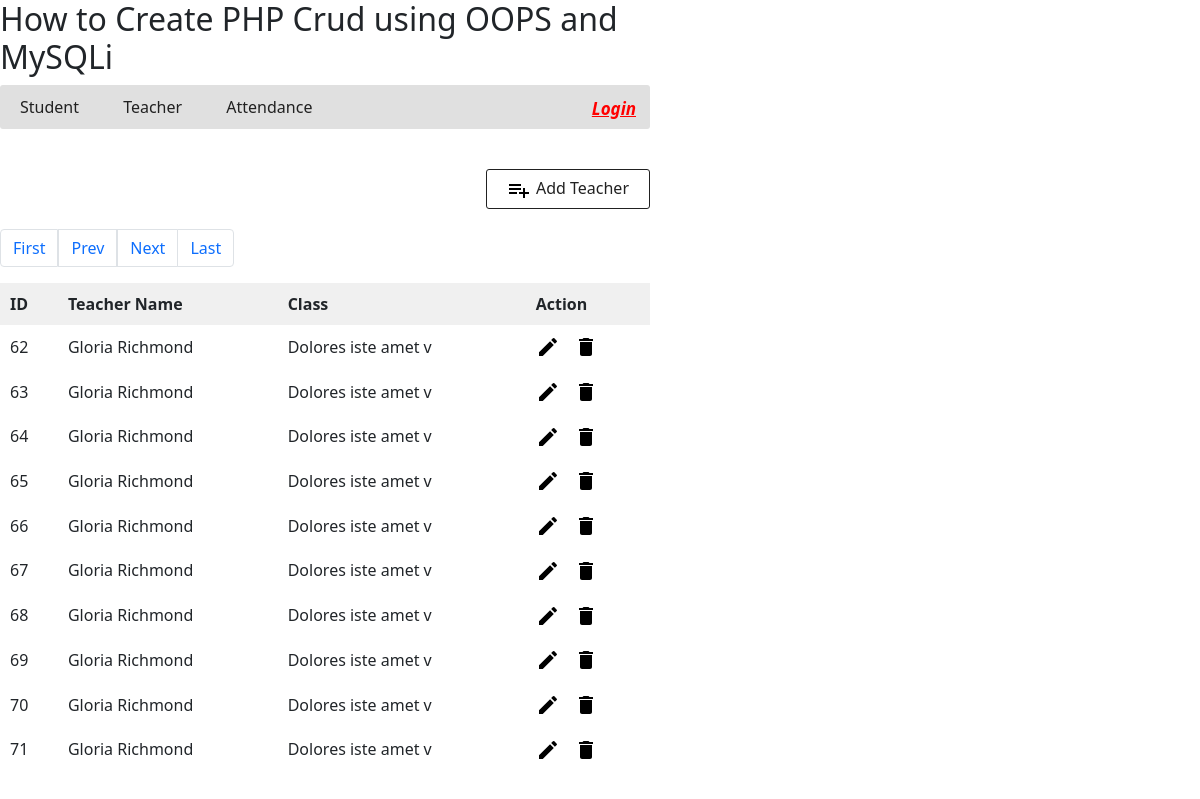
The app's page /index.php?action=teacher&pageno=2 with its own data.
### tables this page shows
CREATE TABLE `tbl_teacher` (
  `id` int(11) NOT NULL,
  `name` varchar(255) NOT NULL,
  `class` varchar(255) NOT NULL,
  `picture` text NOT NULL
);

### class/DBController.php (called while the page is built, shortened)
<?php
class DBController {
    private $host = "localhost";
    private $user = "root";
    private $password = "root";
    private $database = "student_db";
    private $conn;
    function __construct() {
        $this->conn = $this->connectDB();
    }
    function connectDB() {
        $conn = mysqli_connect($this->host,$this->user,$this->password,$this->database);
        return $conn;
    }
    function runBaseQuery($query) {
        $resultset = null;
        $result = $this->conn->query($query);
        if ($result->num_rows > 0) {
            while($row = $result->fetch_assoc()) {
                $resultset[] = $row;
            }
        }
        return $resultset;
    }
    function count($query,$no_of_records_per_page) {
        $result = $this->conn->query($query);
        $total_rows = mysqli_fetch_array($result)[0];
        $total_pages = ceil($total_rows / $no_of_records_per_page);
        return $total_pages;
    }
}
?>

### class/Teacher.php (called while the page is built, shortened)
<?php
require_once ("class/DBController.php");
class Teacher
{
    private $db_handle;
    function __construct() {
        $this->db_handle = new DBController();
    }
    function getAllTeachers($pageno=1) {
        $no_of_records_per_page = 10;
        $offset = ($pageno-1) * $no_of_records_per_page;
        $sql = "SELECT * FROM `tbl_teacher` LIMIT $offset, $no_of_records_per_page";
        $result = $this->db_handle->runBaseQuery($sql);
        return $result;
    }
    function getTotalPages() {
        $total_pages_sql = "SELECT COUNT(*) FROM tbl_teacher";
        $no_of_records_per_page = 10;
        $result = $this->db_handle->count($total_pages_sql, $no_of_records_per_page);
        return $result;
    }
}
?>

### web/teacher.php (the view, shortened to what this page needs)
<?php require_once "web/header.php"; ?>
    <div style="text-align: right; margin: 20px 0px 10px;">
        <a id="btnAddAction" href="index.php?action=teacher-add"><img src="web/image/icon-add.png" />Add Teacher</a>
    </div>
    <div id="toys-grid">
        <nav aria-label="Page navigation example">
            <ul class="pagination">
                <li class="page-item"><a class="page-link" href="?action=teacher&pageno=1">First</a></li>
                <li  class="<?php if($pageno <= 1){ echo 'disabled'; } ?>">
                    <a  class="page-link" href="<?php if($pageno <= 1){ echo '#'; } else { echo "?action=teacher&pageno=".($pageno - 1); } ?>">Prev</a>
                </li>
                <li class="<?php if($pageno >= $total_pages){ echo 'disabled'; } ?>">
                    <a class="page-link"  href="<?php if($pageno >= $total_pages){ echo '#'; } else { echo "?action=teacher&pageno=".($pageno + 1); } ?>">Next</a>
                </li>
                <li class="page-item" ><a  class="page-link" href="?action=teacher&pageno=<?php echo $total_pages; ?>">Last</a></li>
            </ul>
        </nav>
        <table cellpadding="10" cellspacing="1">
            <thead>
                <tr>
                    <th><strong>ID</strong></th>
                    <th><strong>Teacher Name</strong></th>
                    <th><strong>Class</strong></th>
                    <th><strong>Action</strong></th>
                </tr>
            </thead>
            <tbody>
                    <?php
                    if (! empty($result)) {
                        foreach ($result as $k => $v) {
                            ?>
          <tr>
                    <td><?php echo $result[$k]["id"]; ?></td>
                    <td><?php echo $result[$k]["name"]; ?></td>
                    <td><?php echo $result[$k]["class"]; ?></td>
                    <td><a class="btnEditAction"
                        href="index.php?action=teacher-edit&id=<?php echo $result[$k]["id"]; ?>">
                        <img src="web/image/icon-edit.png" />
                        </a>
                        <a class="btnDeleteAction"
                        href="index.php?action=teacher-delete&id=<?php echo $result[$k]["id"]; ?>">
                        <img src="web/image/icon-delete.png" />
                        </a>
                    </td>
                </tr>
                    <?php
                        }
                    }
                    ?>
        </table>
    </div>
</body>
</html>

### web/css/style.css (style rules this page uses)
body { width: 650px; font-family: Arial; color: #212121; }
#toys-grid { margin-bottom: 30px; }
#toys-grid table { width: 100%; background-color: #F0F0F0; }
#toys-grid table td { background-color: #FFFFFF; }
.btnEditAction { cursor: pointer; text-decoration: none; margin-right: 10px; }
.btnDeleteAction { cursor: pointer; }
#btnAddAction { padding: 6px 20px; color: #212121; text-decoration: none; border-radius: 3px; cursor: pointer; border: #212121 1px solid; margin-bottom: 10px; display: inline-block; }
#btnAddAction img { margin-right: 5px; vertical-align: middle; }

### records on screen
tbl_teacher: id "62", name "Gloria Richmond", class "Dolores iste amet v"
tbl_teacher: id "63", name "Gloria Richmond", class "Dolores iste amet v"
tbl_teacher: id "64", name "Gloria Richmond", class "Dolores iste amet v"
tbl_teacher: id "65", name "Gloria Richmond", class "Dolores iste amet v"
tbl_teacher: id "66", name "Gloria Richmond", class "Dolores iste amet v"
tbl_teacher: id "67", name "Gloria Richmond", class "Dolores iste amet v"
tbl_teacher: id "68", name "Gloria Richmond", class "Dolores iste amet v"
tbl_teacher: id "69", name "Gloria Richmond", class "Dolores iste amet v"
tbl_teacher: id "70", name "Gloria Richmond", class "Dolores iste amet v"
tbl_teacher: id "71", name "Gloria Richmond", class "Dolores iste amet v"
